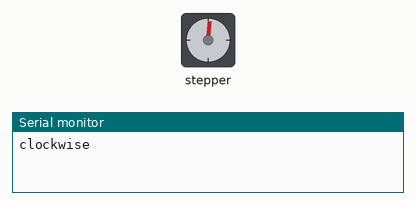
This sketch was run on a simulated Arduino Uno, built with avr-gcc and run on an emulated ATmega328P. Shown: stepper motor, the last lines printed to the serial monitor. Stepper angles assume 648 steps per turn.

Above: at 0.05 s.
At 0.65 s:
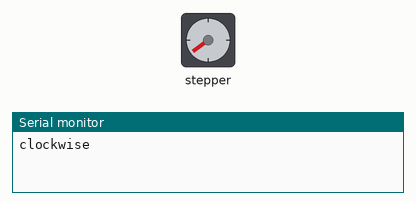
At 1.0 s:
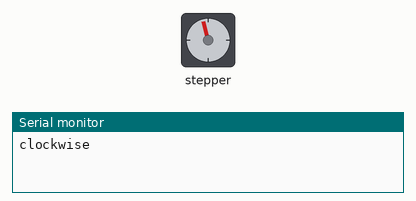
At 2.4 s:
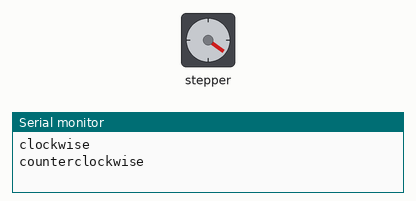
Timing chart, 0 to 6.9 s (numbered marks = the images above):
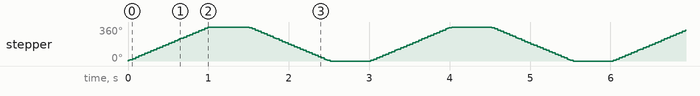

Measured:
- by itself, stepper: turns 360° clockwise in 0.99 s, then 360° counter-clockwise in 1.0 s, repeating every 3.0 s

The sketch:

Pump_Validation.ino
```cpp
// Include the Arduino Stepper Library
#include <Stepper.h>

// Number of steps per output rotation
const int stepsPerRevolution = 648;

// Create Instance of Stepper library
Stepper myStepper(stepsPerRevolution, 8, 9, 10, 11);


void setup()
{
  // set the speed at 60 rpm:
  myStepper.setSpeed(60);
  // initialize the serial port:
  Serial.begin(9600);
}

void loop()
{
  // step one revolution in one direction:
  Serial.println("clockwise");
  myStepper.step(stepsPerRevolution);
  delay(500);

  // step one revolution in the other direction:
  Serial.println("counterclockwise");
  myStepper.step(-stepsPerRevolution);
  delay(500);
}
```
